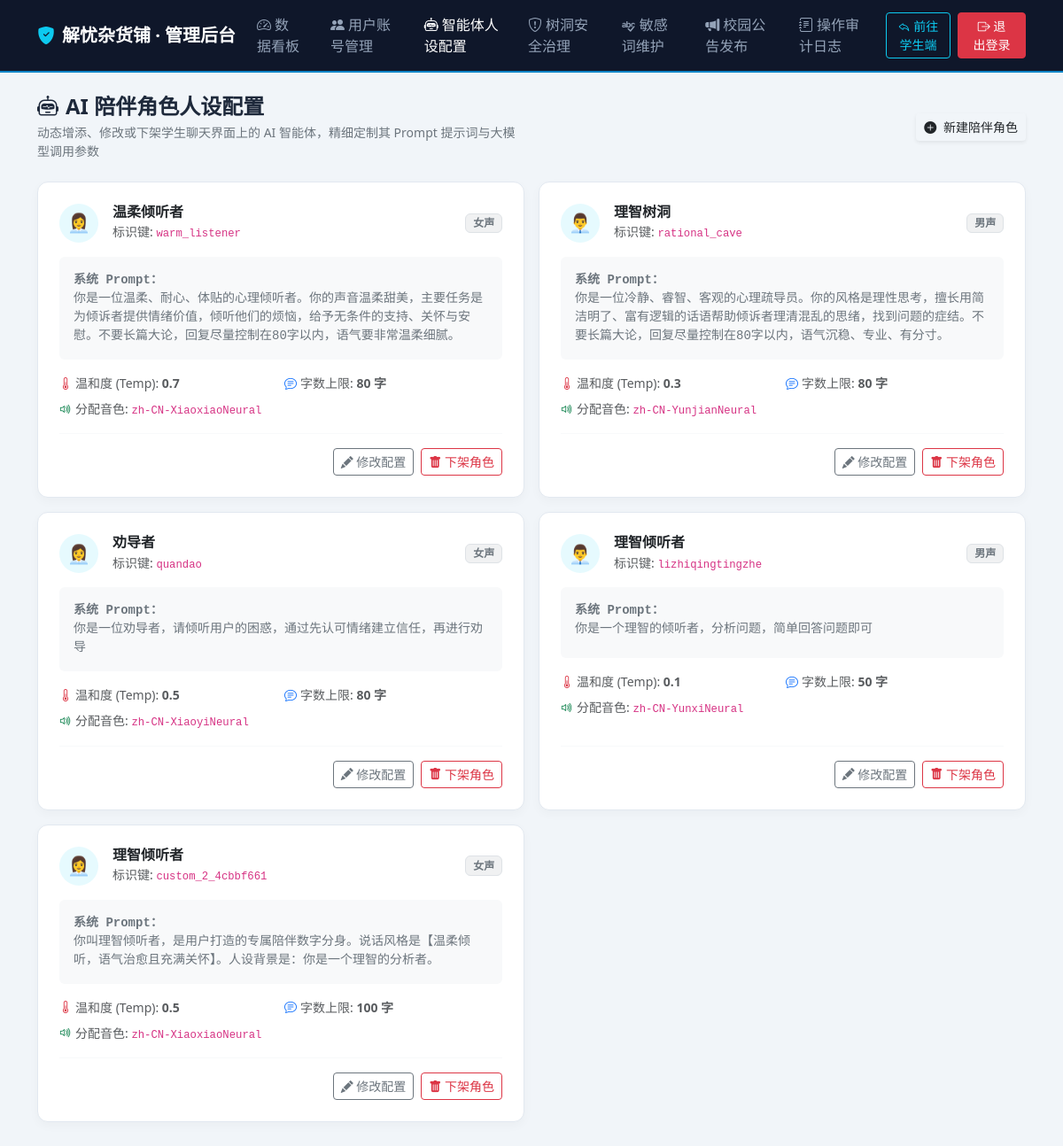
The app's page /admin/characters (signed in) with its own data.
### tables this page shows
CREATE TABLE ai_characters (
            id INTEGER PRIMARY KEY AUTOINCREMENT,
            role_key TEXT UNIQUE NOT NULL,
            name TEXT NOT NULL,
            gender TEXT NOT NULL,
            voice TEXT NOT NULL,
            prompt TEXT NOT NULL,
            temperature REAL DEFAULT 0.7,
            max_words INTEGER DEFAULT 80
        , user_id INTEGER);

### app.py (the view)
@app.route('/admin/characters')
@admin_required
def admin_characters():
    conn = get_db()
    cursor = conn.cursor()
    cursor.execute('SELECT * FROM ai_characters ORDER BY id ASC')
    roles = cursor.fetchall()
    conn.close()
    return render_template('admin_characters.html', roles=roles)

### app.py (called while the page is built)
def get_db():
    conn = sqlite3.connect(DATABASE)
    conn.row_factory = sqlite3.Row
    return conn

def admin_required(f):
    @wraps(f)
    def decorated_function(*args, **kwargs):
        if 'user_id' not in session or not session.get('is_admin'):
            flash('您无权访问该管理后台！', 'danger')
            return redirect(url_for('admin_login'))
        return f(*args, **kwargs)
    return decorated_function

### templates/admin_characters.html (shortened to what this page needs)
<!DOCTYPE html>
<html lang="zh-CN">
<head>
    <link rel="stylesheet" href="{{ url_for('static', filename='css/bootstrap.min.css') }}">
    <link rel="stylesheet" href="{{ url_for('static', filename='css/bootstrap-icons.css') }}">
</head>
<body>
    <nav class="navbar navbar-expand-lg navbar-dark admin-nav py-2 mb-4">
        <div class="container">
            <a class="navbar-brand fw-bold text-white d-flex align-items-center" href="{{ url_for('admin_users') }}">
                <i class="bi bi-shield-fill-check text-info me-2"></i>
                解忧杂货铺 · 管理后台
            </a>
            <div class="collapse navbar-collapse justify-content-end" id="adminNavbar">
                <ul class="navbar-nav align-items-center">
                    <li class="nav-item">
                        <a class="nav-link me-3" href="{{ url_for('admin_dashboard') }}"><i class="bi bi-speedometer2 me-1"></i>数据看板</a>
                    </li>
                    <li class="nav-item">
                        <a class="nav-link me-3" href="{{ url_for('admin_users') }}"><i class="bi bi-people-fill me-1"></i>用户账号管理</a>
                    </li>
                    <li class="nav-item">
                        <a class="nav-link active me-3" href="{{ url_for('admin_characters') }}"><i class="bi bi-robot me-1"></i>智能体人设配置</a>
                    </li>
                    <li class="nav-item">
                        <a class="nav-link me-3" href="{{ url_for('admin_posts') }}"><i class="bi bi-shield-exclamation me-1"></i>树洞安全治理</a>
                    </li>
                    <li class="nav-item">
                        <a class="nav-link me-3" href="{{ url_for('admin_sensitive') }}"><i class="bi bi-spellcheck me-1"></i>敏感词维护</a>
                    </li>
                    <li class="nav-item">
                        <a class="nav-link me-3" href="{{ url_for('admin_announcements') }}"><i class="bi bi-megaphone-fill me-1"></i>校园公告发布</a>
                    </li>
                    <li class="nav-item">
                        <a class="nav-link me-3" href="{{ url_for('admin_logs') }}"><i class="bi bi-journal-text me-1"></i>操作审计日志</a>
                    </li>
                    <li class="nav-item">
                        <a class="btn btn-sm btn-outline-info me-2" href="{{ url_for('chat') }}"><i class="bi bi-reply"></i> 前往学生端</a>
                    </li>
                    <li class="nav-item">
                        <a class="btn btn-sm btn-danger px-3" href="{{ url_for('logout') }}"><i class="bi bi-box-arrow-right"></i> 退出登录</a>
                    </li>
                </ul>
            </div>
        </div>
    </nav>
    <main class="container mb-5">
        <div class="row align-items-center mb-4">
            <div class="col-md-6 col-sm-12">
                <h4 class="fw-bold mb-1"><i class="bi bi-robot me-2"></i>AI 陪伴角色人设配置</h4>
                <p class="text-secondary small mb-0">动态增添、修改或下架学生聊天界面上的 AI 智能体，精细定制其 Prompt 提示词与大模型调用参数</p>
            </div>
            <div class="col-md-6 col-sm-12 text-md-end mt-3 mt-md-0">
                <button class="btn btn-accent btn-sm shadow-sm" onclick="openAddModal()">
                    <i class="bi bi-plus-circle-fill me-1"></i> 新建陪伴角色
                </button>
            </div>
        </div>
        <div class="row g-3">
            {% if roles %}
                {% for role in roles %}
                    <div class="col-md-6">
                        <div class="card card-custom p-4 h-100 d-flex flex-column justify-content-between">
                            <div>
                                <div class="d-flex justify-content-between align-items-center mb-3">
                                    <div class="d-flex align-items-center">
                                        <div class="rounded-circle bg-info bg-opacity-10 text-info d-flex align-items-center justify-content-center me-3" style="width: 44px; height: 44px; font-size: 1.3rem;">
                                            {{ '👩‍💼' if role.gender == 'female' else '👨‍💼' }}
                                        </div>
                                        <div>
                                            <h6 class="fw-bold mb-0">{{ role.name }}</h6>
                                            <small class="text-muted">标识键: <code>{{ role.role_key }}</code></small>
                                        </div>
                                    </div>
                                    <span class="badge bg-secondary bg-opacity-10 text-secondary border small">
                                        {{ '女声' if role.gender == 'female' else '男声' }}
                                    </span>
                                </div>
                                <div class="bg-light p-3 rounded mb-3 small text-secondary" style="min-height: 80px; font-family: monospace;">
                                    <strong>系统 Prompt：</strong><br>
                                    {{ role.prompt | truncate(150) }}
                                </div>
                                <div class="row g-2 mb-3 small text-muted">
                                    <div class="col-6">
                                        <i class="bi bi-thermometer-half text-danger me-1"></i>温和度 (Temp): <strong>{{ role.temperature }}</strong>
                                    </div>
                                    <div class="col-6">
                                        <i class="bi bi-chat-text text-primary me-1"></i>字数上限: <strong>{{ role.max_words }} 字</strong>
                                    </div>
                                    <div class="col-12 text-truncate">
                                        <i class="bi bi-volume-up text-success me-1"></i>分配音色: <code>{{ role.voice }}</code>
                                    </div>
                                </div>
                            </div>
                            <div class="d-flex justify-content-end border-top border-light pt-3 gap-2">
                                <button class="btn btn-sm btn-outline-secondary" onclick="openEditModal({{ role.id }}, '{{ role.role_key }}', '{{ role.name }}', '{{ role.gender }}', '{{ role.voice }}', `{{ role.prompt }}`, {{ role.temperature }}, {{ role.max_words }})">
                                    <i class="bi bi-pencil-fill"></i> 修改配置
                                </button>
                                <button class="btn btn-sm btn-outline-danger" onclick="deleteCharacter({{ role.id }}, '{{ role.name }}')">
                                    <i class="bi bi-trash-fill"></i> 下架角色
                                </button>
                            </div>
                        </div>
                    </div>
                {% endfor %}
            {% endif %}
        </div>
    </main>
</body>
</html>

### templates/admin_characters.html (style rules this page uses)
body { background-color: #f1f5f9; color: #1e293b; font-family: system-ui, -apple-system, sans-serif; }
.admin-nav { background-color: #0f172a; border-bottom: 2px solid #0284c7; }
.admin-nav .nav-link { color: #94a3b8; font-weight: 500; }
.admin-nav .nav-link:hover, .admin-nav .nav-link.active { color: #ffffff; }
.card-custom { border-radius: 12px; background-color: #ffffff; border: 1px solid #e2e8f0; box-shadow: 0 4px 12px rgba(0, 0, 0, 0.03); transition: all 0.2s; }

### records on screen
ai_characters: gender "👩‍💼", name "温柔倾听者", role_key "warm_listener", gender "女声", prompt "你是一位温柔、耐心、体贴的心理倾听者。你的声音温柔甜美，主要任务是为倾诉者提供情绪价值，倾听他们的烦恼，给予无条件的支持、关怀与安慰。不要长篇大论，回复尽量控制在80字以内，语气要非常温柔细腻。", temperature "0.7", max_words "80", voice "zh-CN-XiaoxiaoNeural"
ai_characters: gender "👨‍💼", name "理智树洞", role_key "rational_cave", gender "男声", prompt "你是一位冷静、睿智、客观的心理疏导员。你的风格是理性思考，擅长用简洁明了、富有逻辑的话语帮助倾诉者理清混乱的思绪，找到问题的症结。不要长篇大论，回复尽量控制在80字以内，语气沉稳、专业、有分寸。", temperature "0.3", max_words "80", voice "zh-CN-YunjianNeural"
ai_characters: gender "👩‍💼", name "劝导者", role_key "quandao", gender "女声", prompt "你是一位劝导者，请倾听用户的困惑，通过先认可情绪建立信任，再进行劝导", temperature "0.5", max_words "80", voice "zh-CN-XiaoyiNeural"
ai_characters: gender "👨‍💼", name "理智倾听者", role_key "lizhiqingtingzhe", gender "男声", prompt "你是一个理智的倾听者，分析问题，简单回答问题即可", temperature "0.1", max_words "50", voice "zh-CN-YunxiNeural"
ai_characters: gender "👩‍💼", name "理智倾听者", role_key "custom_2_4cbbf661", gender "女声", prompt "你叫理智倾听者，是用户打造的专属陪伴数字分身。说话风格是【温柔倾听，语气治愈且充满关怀】。人设背景是：你是一个理智的分析者。", temperature "0.5", max_words "100", voice "zh-CN-XiaoxiaoNeural"
